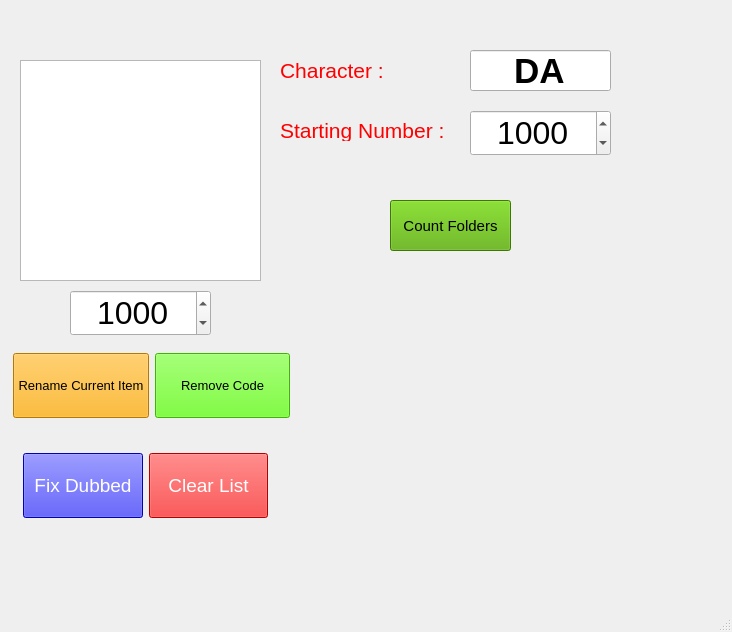
<?xml version="1.0" encoding="UTF-8"?>
<ui version="4.0">
 <class>MainWindow</class>
 <widget class="QMainWindow" name="MainWindow">
  <property name="geometry">
   <rect>
    <x>0</x>
    <y>0</y>
    <width>732</width>
    <height>632</height>
   </rect>
  </property>
  <property name="sizePolicy">
   <sizepolicy hsizetype="Preferred" vsizetype="Preferred">
    <horstretch>1</horstretch>
    <verstretch>0</verstretch>
   </sizepolicy>
  </property>
  <property name="windowTitle">
   <string>MainWindow</string>
  </property>
  <widget class="QWidget" name="centralwidget">
   <widget class="QLabel" name="label_name">
    <property name="geometry">
     <rect>
      <x>100</x>
      <y>10</y>
      <width>421</width>
      <height>31</height>
     </rect>
    </property>
    <property name="font">
     <font>
      <pointsize>14</pointsize>
     </font>
    </property>
    <property name="styleSheet">
     <string notr="true">color: rgb(255, 0, 0);</string>
    </property>
    <property name="text">
     <string/>
    </property>
    <property name="alignment">
     <set>Qt::AlignCenter</set>
    </property>
   </widget>
   <widget class="QPushButton" name="pushButton_count">
    <property name="geometry">
     <rect>
      <x>390</x>
      <y>200</y>
      <width>121</width>
      <height>51</height>
     </rect>
    </property>
    <property name="font">
     <font>
      <pointsize>11</pointsize>
     </font>
    </property>
    <property name="styleSheet">
     <string notr="true">background-color: rgb(85, 170, 0);
color: rgb(0, 0, 0);</string>
    </property>
    <property name="text">
     <string>Count Folders</string>
    </property>
   </widget>
   <widget class="QLineEdit" name="lineEdit_character">
    <property name="geometry">
     <rect>
      <x>470</x>
      <y>50</y>
      <width>141</width>
      <height>41</height>
     </rect>
    </property>
    <property name="font">
     <font>
      <pointsize>26</pointsize>
      <bold>true</bold>
     </font>
    </property>
    <property name="layoutDirection">
     <enum>Qt::LeftToRight</enum>
    </property>
    <property name="text">
     <string>DA</string>
    </property>
    <property name="alignment">
     <set>Qt::AlignCenter</set>
    </property>
   </widget>
   <widget class="QLabel" name="label">
    <property name="geometry">
     <rect>
      <x>280</x>
      <y>60</y>
      <width>121</width>
      <height>21</height>
     </rect>
    </property>
    <property name="font">
     <font>
      <pointsize>16</pointsize>
     </font>
    </property>
    <property name="styleSheet">
     <string notr="true">color: rgb(255, 0, 0);</string>
    </property>
    <property name="text">
     <string>Character :</string>
    </property>
   </widget>
   <widget class="QLabel" name="label_2">
    <property name="geometry">
     <rect>
      <x>280</x>
      <y>120</y>
      <width>181</width>
      <height>21</height>
     </rect>
    </property>
    <property name="font">
     <font>
      <pointsize>16</pointsize>
     </font>
    </property>
    <property name="styleSheet">
     <string notr="true">color: rgb(255, 0, 0);</string>
    </property>
    <property name="text">
     <string>Starting Number :</string>
    </property>
   </widget>
   <widget class="QListWidget" name="listWidget_hidden">
    <property name="geometry">
     <rect>
      <x>20</x>
      <y>60</y>
      <width>241</width>
      <height>221</height>
     </rect>
    </property>
   </widget>
   <widget class="QSpinBox" name="spinBox_starting_number">
    <property name="geometry">
     <rect>
      <x>470</x>
      <y>110</y>
      <width>141</width>
      <height>46</height>
     </rect>
    </property>
    <property name="font">
     <font>
      <pointsize>24</pointsize>
     </font>
    </property>
    <property name="alignment">
     <set>Qt::AlignCenter</set>
    </property>
    <property name="minimum">
     <number>1</number>
    </property>
    <property name="maximum">
     <number>9999</number>
    </property>
    <property name="value">
     <number>1000</number>
    </property>
   </widget>
   <widget class="QLabel" name="label_counter">
    <property name="geometry">
     <rect>
      <x>350</x>
      <y>280</y>
      <width>201</width>
      <height>91</height>
     </rect>
    </property>
    <property name="font">
     <font>
      <pointsize>47</pointsize>
      <bold>true</bold>
     </font>
    </property>
    <property name="styleSheet">
     <string notr="true">color: rgb(255, 0, 0);</string>
    </property>
    <property name="text">
     <string/>
    </property>
    <property name="alignment">
     <set>Qt::AlignCenter</set>
    </property>
   </widget>
   <widget class="QWidget" name="layoutWidget">
    <property name="geometry">
     <rect>
      <x>20</x>
      <y>450</y>
      <width>251</width>
      <height>71</height>
     </rect>
    </property>
    <layout class="QHBoxLayout" name="horizontalLayout">
     <property name="leftMargin">
      <number>3</number>
     </property>
     <property name="topMargin">
      <number>3</number>
     </property>
     <property name="rightMargin">
      <number>3</number>
     </property>
     <property name="bottomMargin">
      <number>3</number>
     </property>
     <item>
      <widget class="QPushButton" name="pushButton_fix">
       <property name="sizePolicy">
        <sizepolicy hsizetype="Minimum" vsizetype="Minimum">
         <horstretch>0</horstretch>
         <verstretch>0</verstretch>
        </sizepolicy>
       </property>
       <property name="font">
        <font>
         <pointsize>14</pointsize>
        </font>
       </property>
       <property name="styleSheet">
        <string notr="true">background-color: rgb(0, 0, 255);
color: rgb(255, 255, 255);
</string>
       </property>
       <property name="text">
        <string>Fix Dubbed</string>
       </property>
      </widget>
     </item>
     <item>
      <widget class="QPushButton" name="pushButton_clear">
       <property name="sizePolicy">
        <sizepolicy hsizetype="Minimum" vsizetype="Minimum">
         <horstretch>0</horstretch>
         <verstretch>0</verstretch>
        </sizepolicy>
       </property>
       <property name="font">
        <font>
         <pointsize>14</pointsize>
        </font>
       </property>
       <property name="styleSheet">
        <string notr="true">background-color: rgb(255, 0, 0);
color: rgb(255, 255, 255);
</string>
       </property>
       <property name="text">
        <string>Clear List</string>
       </property>
      </widget>
     </item>
    </layout>
   </widget>
   <widget class="QSpinBox" name="spinBox_item_number">
    <property name="geometry">
     <rect>
      <x>70</x>
      <y>290</y>
      <width>141</width>
      <height>46</height>
     </rect>
    </property>
    <property name="font">
     <font>
      <pointsize>24</pointsize>
     </font>
    </property>
    <property name="alignment">
     <set>Qt::AlignCenter</set>
    </property>
    <property name="minimum">
     <number>0</number>
    </property>
    <property name="maximum">
     <number>9999</number>
    </property>
    <property name="value">
     <number>1000</number>
    </property>
   </widget>
   <widget class="QWidget" name="layoutWidget_2">
    <property name="geometry">
     <rect>
      <x>10</x>
      <y>350</y>
      <width>283</width>
      <height>71</height>
     </rect>
    </property>
    <layout class="QHBoxLayout" name="horizontalLayout_2">
     <property name="leftMargin">
      <number>3</number>
     </property>
     <property name="topMargin">
      <number>3</number>
     </property>
     <property name="rightMargin">
      <number>3</number>
     </property>
     <property name="bottomMargin">
      <number>3</number>
     </property>
     <item>
      <widget class="QPushButton" name="pushButton_rename_current_item">
       <property name="sizePolicy">
        <sizepolicy hsizetype="Minimum" vsizetype="Minimum">
         <horstretch>0</horstretch>
         <verstretch>0</verstretch>
        </sizepolicy>
       </property>
       <property name="font">
        <font>
         <pointsize>10</pointsize>
        </font>
       </property>
       <property name="styleSheet">
        <string notr="true">background-color: rgb(255, 170, 0);
color: rgb(0, 0, 0);
</string>
       </property>
       <property name="text">
        <string>Rename Current Item</string>
       </property>
      </widget>
     </item>
     <item>
      <widget class="QPushButton" name="pushButton_remove_code">
       <property name="sizePolicy">
        <sizepolicy hsizetype="Minimum" vsizetype="Minimum">
         <horstretch>0</horstretch>
         <verstretch>0</verstretch>
        </sizepolicy>
       </property>
       <property name="font">
        <font>
         <pointsize>10</pointsize>
        </font>
       </property>
       <property name="styleSheet">
        <string notr="true">background-color: rgb(85, 255, 0);
color: rgb(0, 0, 0);
</string>
       </property>
       <property name="text">
        <string>Remove Code</string>
       </property>
      </widget>
     </item>
    </layout>
   </widget>
   <zorder>label_name</zorder>
   <zorder>pushButton_count</zorder>
   <zorder>label</zorder>
   <zorder>label_2</zorder>
   <zorder>lineEdit_character</zorder>
   <zorder>listWidget_hidden</zorder>
   <zorder>spinBox_starting_number</zorder>
   <zorder>label_counter</zorder>
   <zorder>layoutWidget</zorder>
   <zorder>spinBox_item_number</zorder>
   <zorder>layoutWidget_2</zorder>
  </widget>
  <widget class="QMenuBar" name="menubar">
   <property name="geometry">
    <rect>
     <x>0</x>
     <y>0</y>
     <width>732</width>
     <height>22</height>
    </rect>
   </property>
  </widget>
  <widget class="QStatusBar" name="statusbar"/>
 </widget>
 <tabstops>
  <tabstop>lineEdit_character</tabstop>
  <tabstop>pushButton_count</tabstop>
 </tabstops>
 <resources/>
 <connections/>
</ui>
